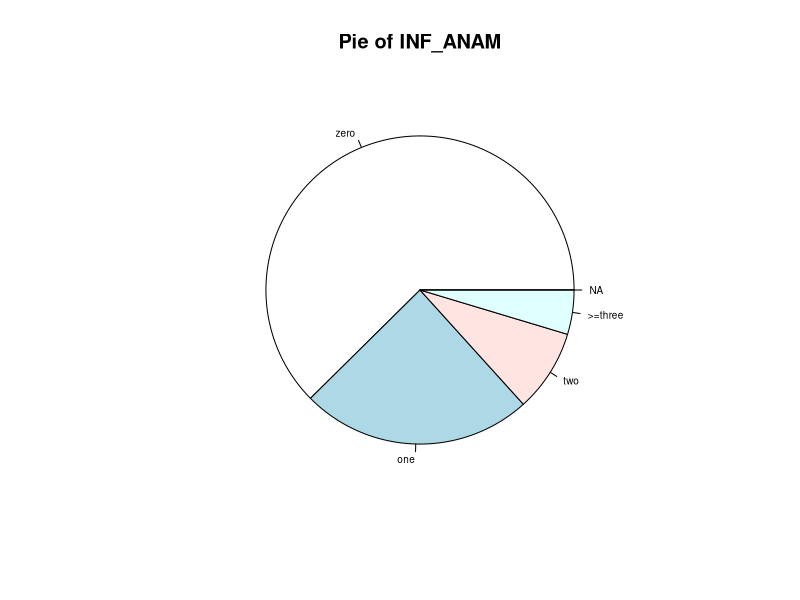
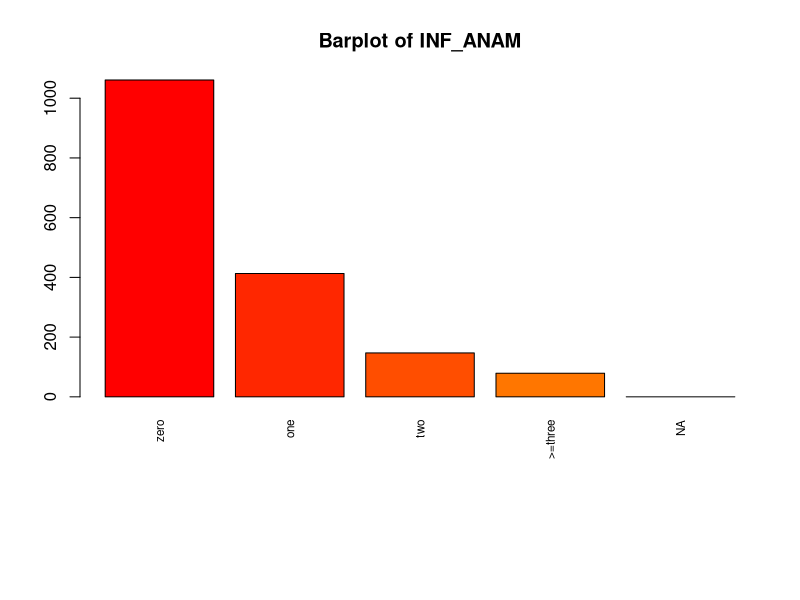
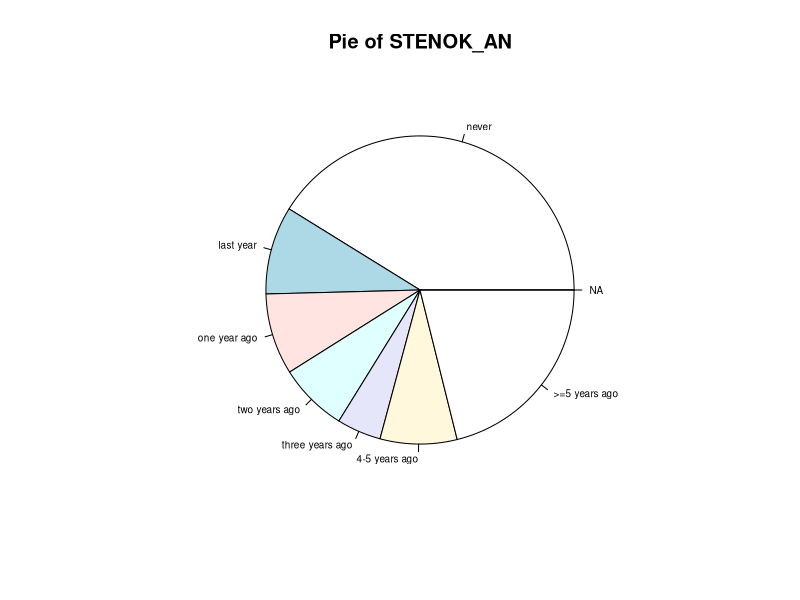
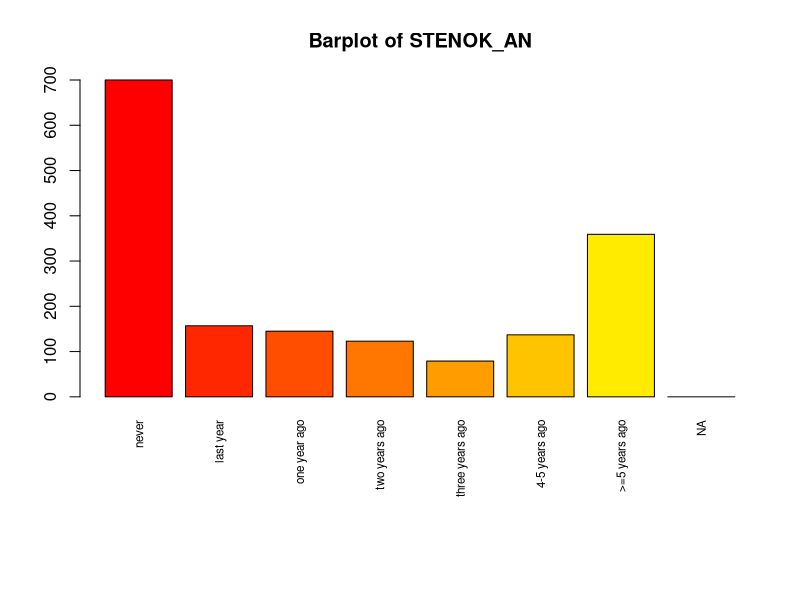
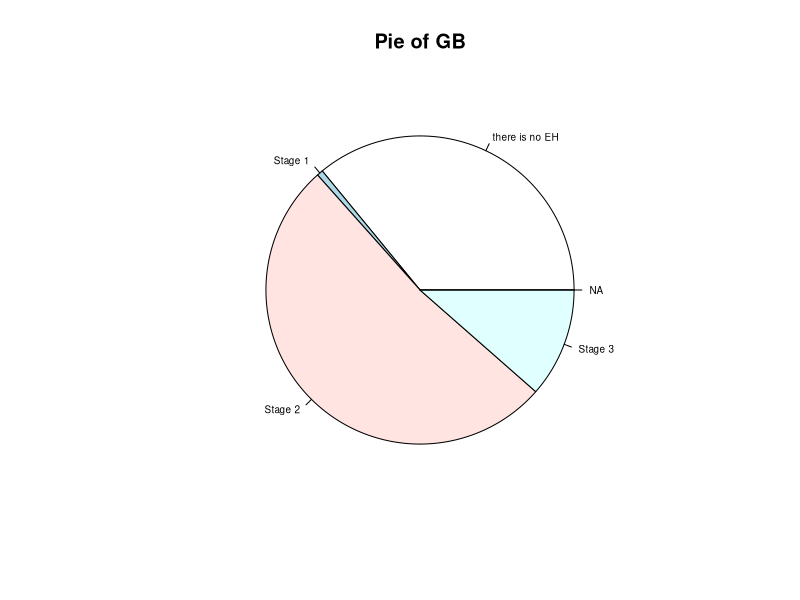
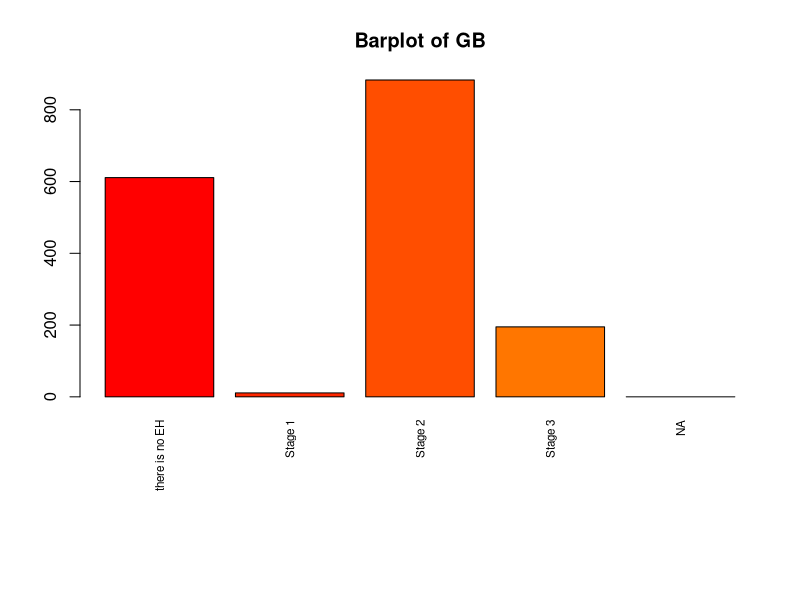
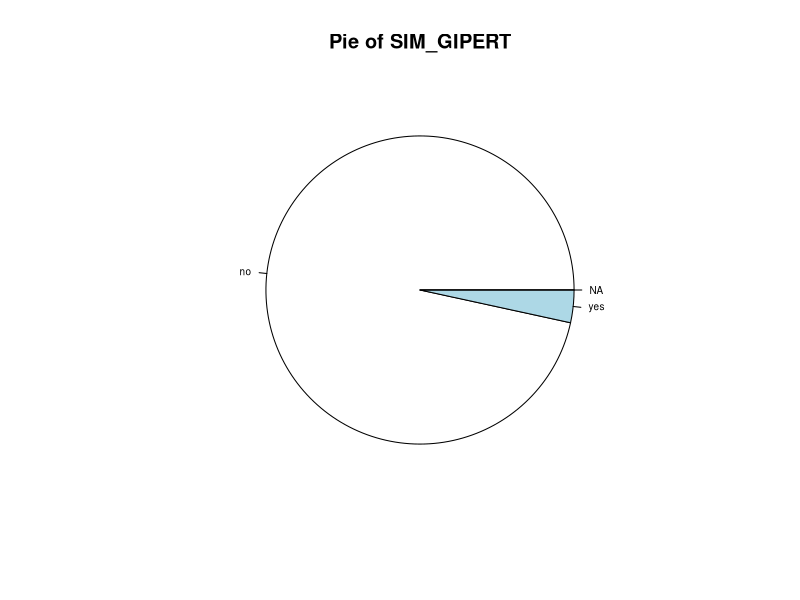
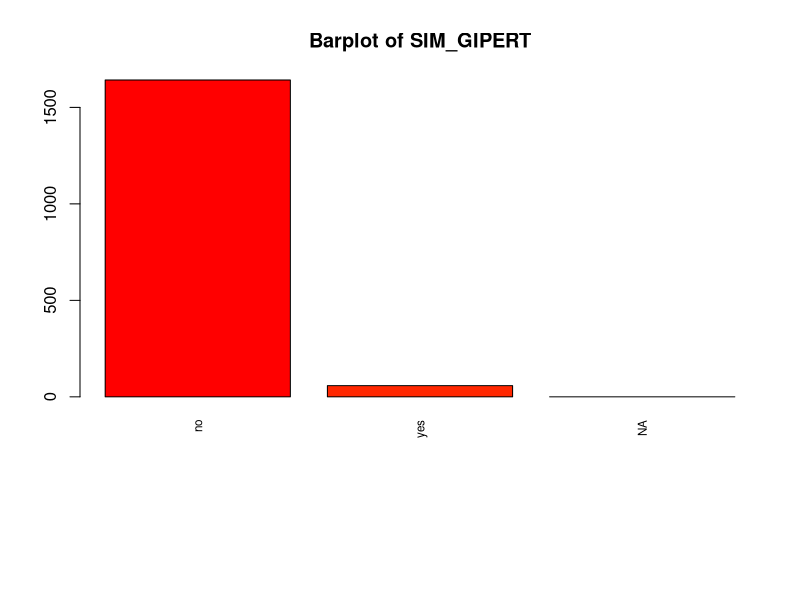

Recreate these plots in R, in order.
## ---- chunk 1
# dd <- read.table("D:/karina/docencia/areferenciesPPT/0DadesPractiques/CREDSCO/credscoCategoriques2.csv",header=T, sep=";", dec=",")
#dd<- read.csv("D:/karina/TFGs/GrauEstadistica/MarcPinar/data.csv", sep=";")

#dataset<-"platjaDaro"
#dataset<-"futbol"

#setwd("D:/karina/projectes/ON/a2020INSESSCOVIDisocial/18DadesTallers")
#dd<- read.table("2Formulari5TPlataDarov1.csv",header=T, sep=",", dec=".", na.strings="*");
#dataset<-"planta"


dataset<-"nd_inputed"

## ---- chunk 2

#setwd("./Documents/UNI/MD/MD2526/")
#setwd(dirname(rstudioapi::getActiveDocumentContext()$path))
dd <- read.table("nd_imputed.csv", header=T, sep=",");

## ---- chunk 3
class(dd)
## ---- chunk 4
class(dd)
## ---- chunk 5
dim(dd)
n<-dim(dd)[1]
K<-dim(dd)[2]

n
K
## ---- chunk 6
names(dd)
data.frame(ID = seq_along(dd), Name = names(dd))
## ---- chunk 7

descriptiva<-function(X, nom){
  if (!(is.numeric(X))){ 
    # Categoricas
    
    frecs<-table(as.factor(X), useNA="ifany")
    proportions<-frecs/n
    #ojo, decidir si calcular porcentages con o sin missing values
    pie(frecs, cex=0.6, main=paste("Pie of", nom))
    
    # 1. Guarda la configuración original de los parámetros gráficos
    old_par <- par(no.readonly = TRUE) 
    
    # 2. Establece los nuevos márgenes (ej: 10 líneas para el margen inferior)
    par(mar = c(10, 4, 4, 2)) 

    
    barplot(frecs, las=3, cex.names=0.7, main=paste("Barplot of", nom), col=listOfColors)
    
    
    par(old_par)
    
    print(paste("Number of modalities: ", length(frecs)))
    print("Frequency table")
    print(frecs)
    print("Relative frequency table (proportions)")
    print(proportions)
    print("Frequency table sorted")
    print(sort(frecs, decreasing=TRUE))
    print("Relative frequency table (proportions) sorted")
    print(sort(proportions, decreasing=TRUE))
    
   }
  else{
       # Numericas
       
       hist(X, main=paste("Histogram of", nom))
       boxplot(X, horizontal=TRUE, main=paste("Boxplot of",nom))
       print("Extended Summary Statistics")
       print(summary(X))
       print(paste("sd: ", sd(X, na.rm=TRUE)))
       print(paste("vc: ", sd(X, na.rm=TRUE)/mean(X, na.rm=TRUE)))
       print("Q-Q plot ")
      qqnorm(X, main = paste("QQ Plot of", nom)) # Crea el gráfico Q-Q
      qqline(X, col="red") # Añade la línea de referencia normal

      shapiro<- shapiro.test(X)
      print(shapiro)
  }
   
}

factor_with_na <- function(x, levels, labels, ordered = FALSE) {
  f <- factor(x, levels = levels, labels = labels, ordered = ordered)
  f <- addNA(f)   # convierte los NA en un nivel extra
  levels(f)[is.na(levels(f))] <- "NA"
  return(f)
}

#dataset<-dd
actives<-c(1:K)
#colDate<-1
#if (dataset=="platjaDaro")
#  {dd[,colDate]<-as.Date(dd[, colDate], format="%d/%m/%y %h:%m:%s")
#   actives<-c(3:44)
#   }

## ---- chunk 8
listOfColors<-rainbow(39)


# esto es para cambiar el tipo de las categoricas
    
    dd$SEX <- factor_with_na(dd$SEX, 
              levels= c(0,1), 
              labels = c("Female", "Male"))
    dd$INF_ANAM <- factor_with_na(dd$INF_ANAM, 
              levels= c(0,1,2,3), 
              labels = c("zero", "one", "two", ">=three"))
    dd$STENOK_AN <- factor_with_na(dd$STENOK_AN, 
              levels= c(0,1,2,3,4,5,6), 
              labels = c("never", "last year", "one year ago", 
                         "two years ago", "three years ago", "4-5 years ago", ">=5 years ago"))
    dd$LET_IS <- factor_with_na(dd$LET_IS,                      
              levels= c(0,1,2,3,4,5,6,7), 
              labels = c("unknown (alive)" ,"cardiogenic shock","pulmonary edema",
                         "myocardial rupture","progress of congestive HF",
                         "thromboembolism", "asystole", "ventricular fibrillation"))
    dd$GB <- factor_with_na(dd$GB,                      
              levels= c(0,1,2,3), 
              labels = c("there is no EH","Stage 1","Stage 2","Stage 3"))
    dd$SIM_GIPERT <- factor_with_na(dd$SIM_GIPERT,                      
              levels= c(0,1), 
              labels = c("no", "yes"))
    dd$ZSN_A <- factor_with_na(dd$ZSN_A,
              ordered = TRUE,                           # EN R NO SE PUEDE HACER ORDEN PARCIAL! ASÍ QUE LO DEJAMOS ASÍ
              levels= c(0,1,2,3,4), 
              labels = c("there is no CHF",
                         "I stage",
                         "IIÐ stage (HF due to R VSD)",
                         "IIÐ stage (HF due to L VSD)",
                         "IIB stage (HF due to L and R VSD)"))
    dd$endocr_01 <- factor_with_na(dd$endocr_01,                      
              levels= c(0,1), 
              labels = c("no", "yes"))


par(ask=TRUE)
for(k in actives){
# If per fer la descriptiva de les variables que ens interessen (estan identificades per una id númerica. corre data.frame... que està més amunt per veure la correspondència)
  
  # QUITO EL IF PARA PROBAR, CREO QUE NO HACE FALTA PORQUE EL DATASET FILTRADO SOLO TIENE COLUMNAS QUE NOS INTERESAN
  # if(k == 2 || k == 37 ||k == 38 ||k == 84 ||k == 86 ||k == 90  || k == 89 || k == 3|| k == "SMOKE" || k == "DIABETES" ||k == "HYPERTENSION" ||k == "INF_ANAM" ||k == "STENOK_ANAM" ||k == "CHD_ANAM" ||k == "MORTALITY" ||k == "COM_SUM"){
    
    if (k != 1) { # para omitir el ID
    
    
    
    print(paste("variable ", k, ":", names(dd)[k] ))
    
    
    
    descriptiva(dd[,k], names(dd)[k])
    
    
  }
}
par(ask=FALSE)

#per exportar figures d'R per programa
#dev.off()
#png(file=mypath,width = 950, height = 800, units = "px")
#dev.off()
